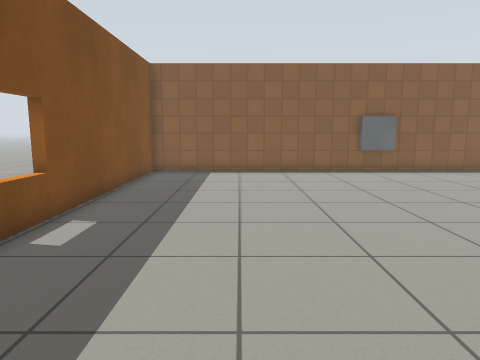
view 1 (above)

16 first-person views from a walk through a robot-simulator world made for Gazebo. The camera is 0.94 m above the floor, tilts 8° down and sees 70° across. The lines on the ground mark 1 m squares. The floor is counted in squares, 0.5 m on a side. Each view is taken from the middle of a square. On the plan, view 1 faces up. The plan holds only what a view shows up to about 17 squares ahead; the rest is blank. The place goes on beyond the plan. Simple patterns stand in for the simulator's built-in surfaces.

view 2
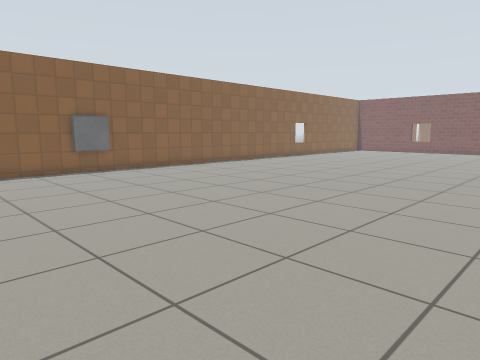

view 3
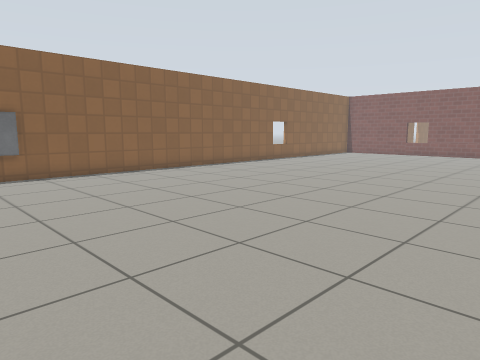

view 4
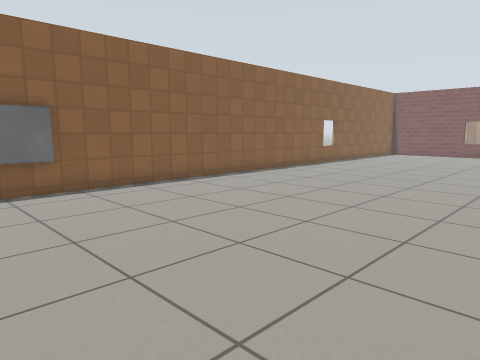

view 5
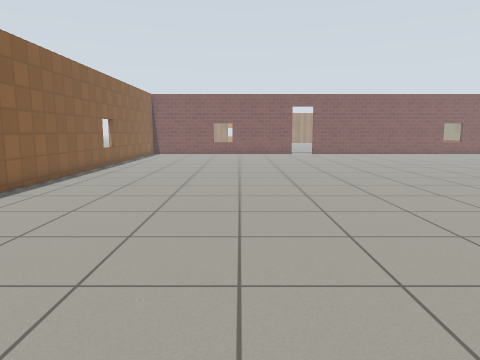

view 6
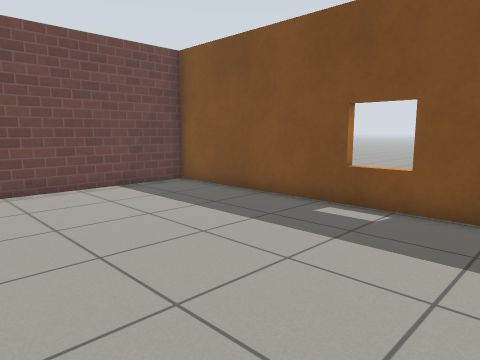

view 7
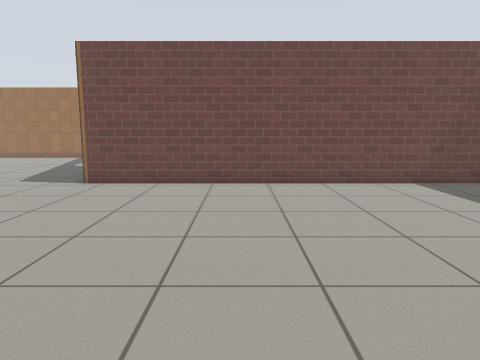

view 8
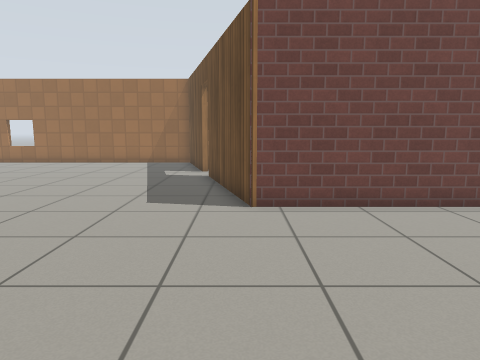

view 9
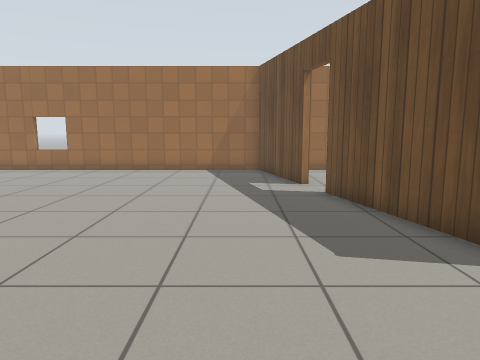

view 10
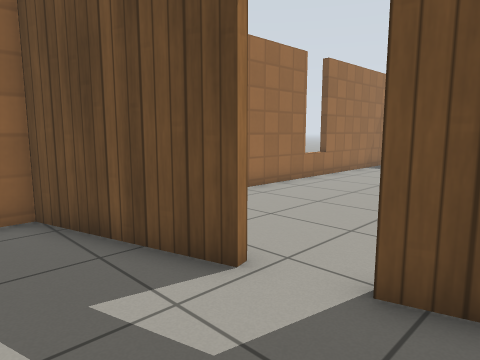

view 11
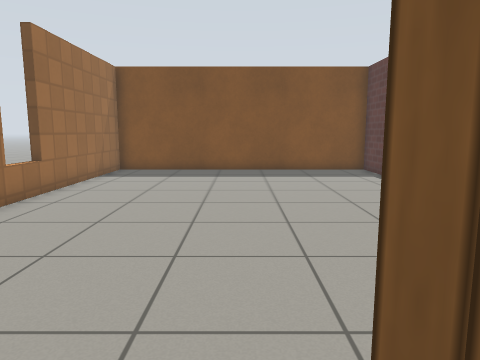

view 12
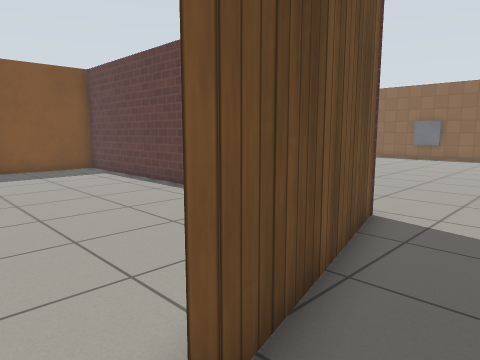

view 13
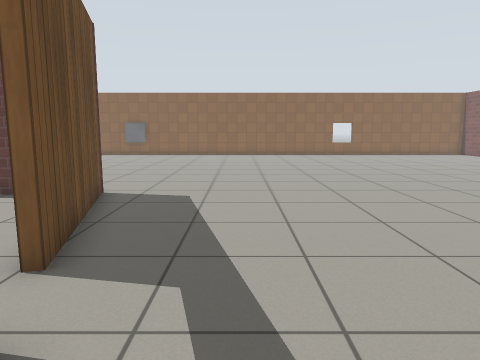

view 14
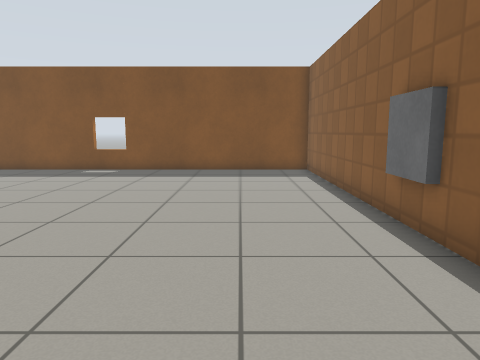

view 15
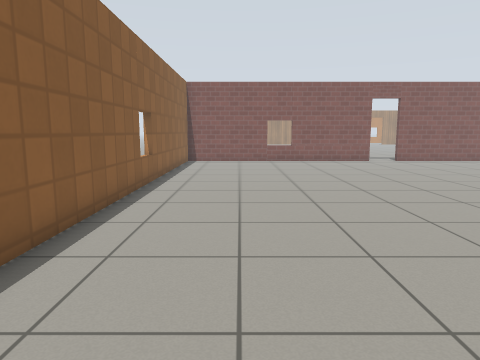

view 16
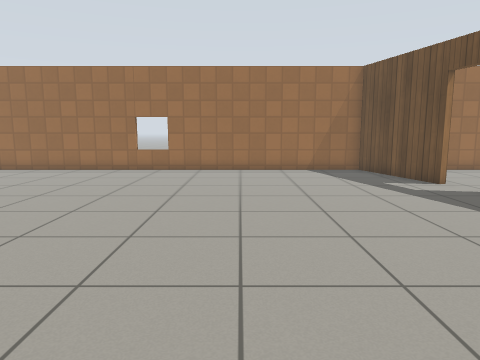

### Floor plan
Points are (right, up) in squares from view 1. A wall is a line through its corners. A room is listed if a view was taken in it or the views show most of it. See-through windows are left out.
Room 1 (views 1, 2, 3, 4, 5, 6, 7, 8, 9, 10, 11, 12, 13, 14, 15, 16)
walls: (12.8, -9.2) (14.1, -14) (28.5, -14); (5.6, 16.4) (-4.1, 16.4) (-4.1, -1.5) (10.7, -1.5) (12.4, -7.6); (28.2, 16.4) (7.4, 16.4)
ways out: open door at (12, -8) to room 2; open door at (13, -9)
objects: window (6, 16) to (7, 16)
Room 2 (no view inside)
walls: (4, -1.8) (-4.1, -1.8) (-4.1, -14) (11.6, -14); (8.2, -1.8) (7.8, -1.8)
ways out: open door at (12, -8) to room 1

Positions as (right, up) in squares from view 1, and headings:
1: (0, 0), facing up
2: (0, 0), facing up-right
3: (4, 1), facing up-right
4: (4, 5), facing up-right
5: (4, 9), facing right
6: (4, 10), facing down-left
7: (5, 11), facing down
8: (11, 7), facing down
9: (15, 3), facing down
10: (16, -6), facing down-left
11: (13, -8), facing left
12: (14, -9), facing up-left
13: (15, -12), facing up
14: (13, 13), facing left
15: (11, 13), facing right
16: (20, 3), facing down
